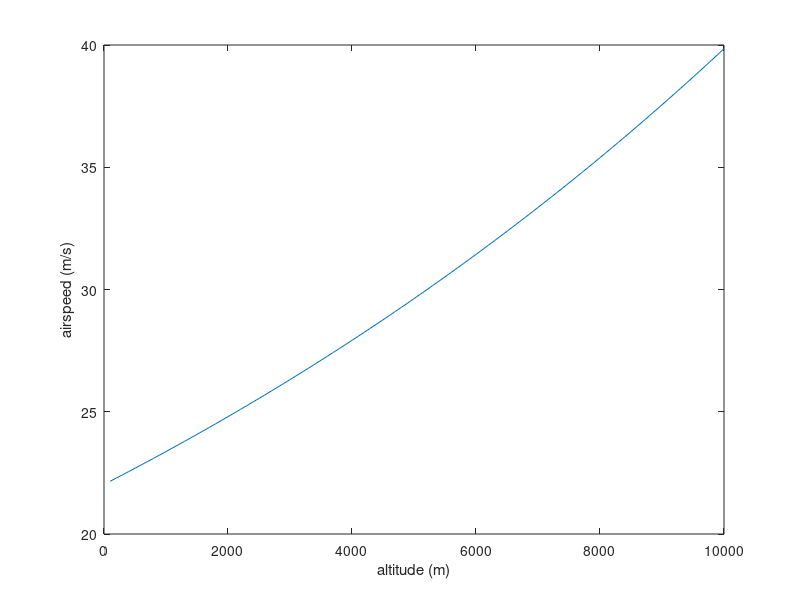

This figure's MATLAB source:
% Heat calculations
clear, clc

rho_0 = 1.2250; % air density at sea level
T_0 = 288.15; % temperature at sea level
g = 9.80665; % Acceleration due to gravity
M = 0.0289644; % Molar mass of air on earth (Kg/mol)
R = 8.31432; % Universal gas constant for air

h_max = 10e3;
h_step = 100;
j = 1;
for i = 1:h_step:h_max
    h(j) = h_max - i;
    j = j + 1;
end

rho = rho_0*exp(-g*M*h/R/T_0);

m = 2; %kg
height = 10000;

battery = 2200; % mA hr

OPC_I_testing = 175; %mA when testing
OPC_I_idle = 95; %mA when idle
OPC_weigt = 105; %grams
OPC_voltage = 5; %V
OPC_power = (175 * 5)/1000; %W

PIXHAWK_I = 280/1000; % mA (Pixhawk running APM:Plane 3.3.0, 
                    %GPS/Compass modules, safety switch, 
                    %buzzer, 433 MHz telemetry radio)
                    
RPi_temp_requirement = 0; % some peripherals aren't guaranteed below zero.
RPi_I = 750/1000; % mA

Motor_I = 20; %????? A

% Assume wind speed is at 20 kmph average
glide_distance = 30000; % m

Ep = m * g * height;
Vbatt = 12.8;
Echem = 3600 * Vbatt * 10;

%from last years project
CdAd = 0.0212;
ClAl = 0.0625;

% glide slope
theta = atan(CdAd/ClAl);

K = ClAl*cos(theta) + CdAd*sin(theta);
for i = 1:length(rho)
   a(i) = sqrt(2*m*g/rho(i)/K);
end

plot(h,a)
xlabel('altitude (m)');
ylabel('airspeed (m/s)');
%a = sqrt(2*m*g/rho/K) % airspeed

% P = E * s^-1
% Power consumed -> P = I*V
consumed_power = OPC_power + Motor_I * 12.8 + RPi_I * 5 + PIXHAWK_I * 5
consumed_energy = consumed_power * 3600